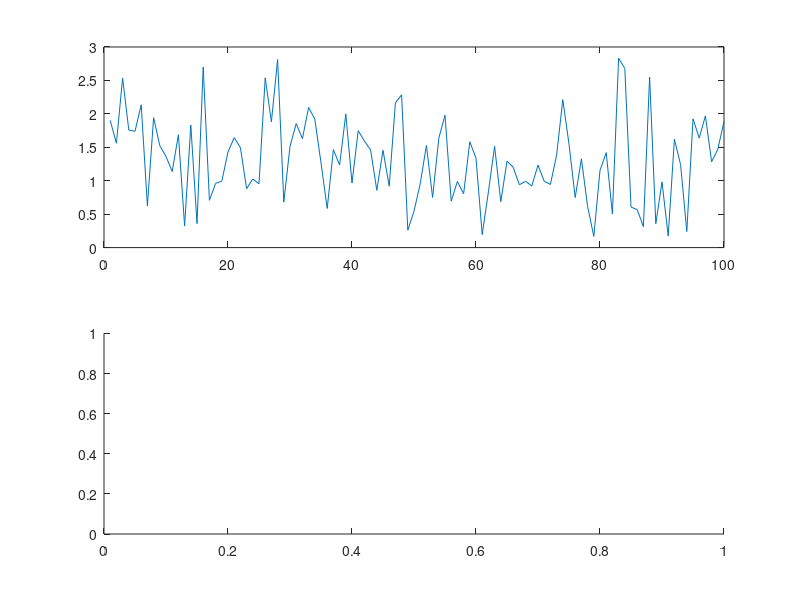

Here is the MATLAB script that generated this plot: (Note: this script raises an error after producing the figure.)
%% Problem 3: Konfidensintervall for Rayleighfordelning
load wave_data.mat
subplot(2,1,1), plot(y(1:100))
subplot(2,1,2), hist_density(y)
hold on % Gor sa att ploten halls kvar
n = length(y);
my_est = sqrt(sum(y.^2)*(1/(2*n)));
my_est2 = mean(y)/sqrt(pi/2);

% 95% konfidensintervall
lower_bound1 = my_est - sqrt((4-pi)/2) * my_est * 1.96;
upper_bound1 = my_est + sqrt((4-pi)/2) * my_est * 1.96;


my_est2 = mean(y)/sqrt(pi/2);
% 95%
n = length(y);
s = sqrt(sum((y - mean(y)).^2)/(n-1));
d = s/sqrt(n);
lower_bound2 = my_est - 1.96*d;
upper_bound2 = my_est + 1.96*d;


hold on     % Gor sa att ploten halls kvar
plot(lower_bound1, 0, 'r|')
plot(upper_bound1, 0, 'r|')
hold on

hold on     % Gor sa att ploten halls kvar
plot(lower_bound2, 0, 'b|')
plot(upper_bound2, 0, 'b|')
hold on
plot(0:0.1:6, raylpdf(0:0.1:6, my_est), 'r')
hold off